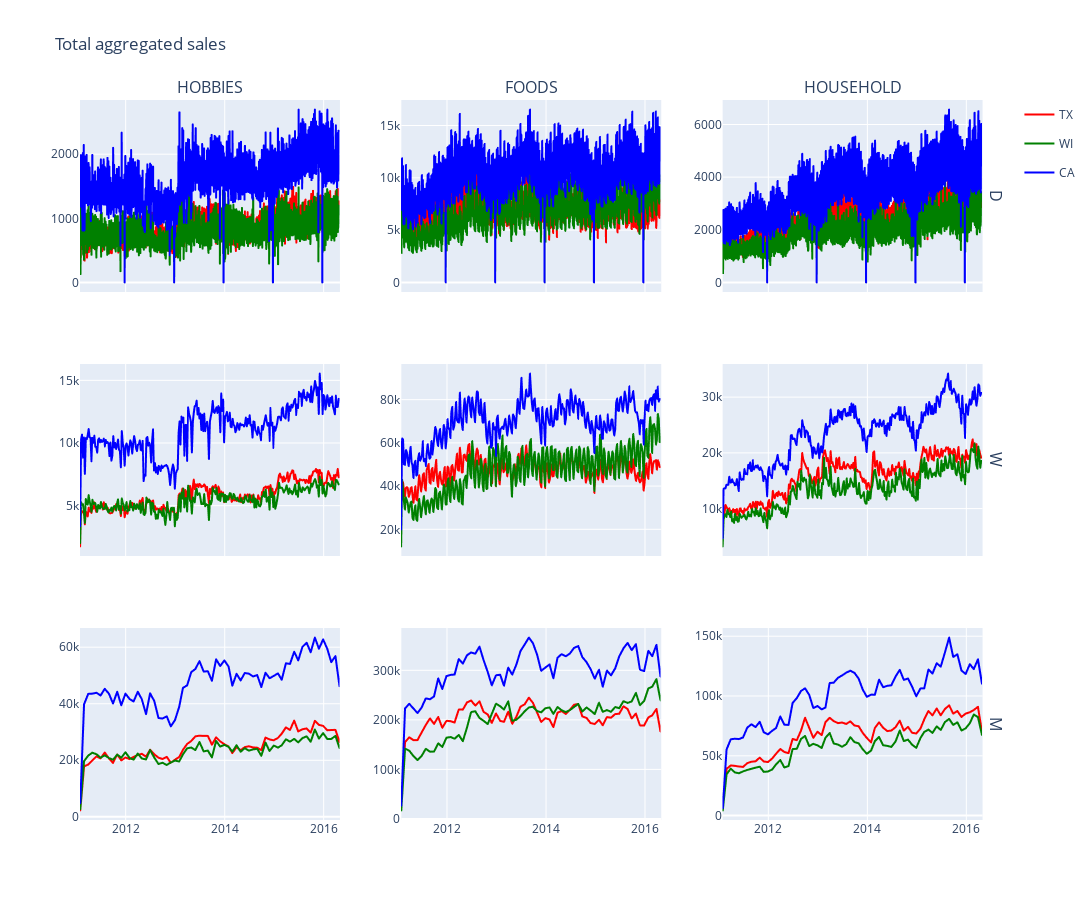

Notebook source saved alongside this figure:
### Code cell
# match wm_yr_wk to a date
cal_df = pd.read_csv(
    RAW_DATA_PATH / 'calendar.csv',
    parse_dates=['date'],
    usecols=['date','d'])

# fig, axs = plt.subplots(3, 3, figsize=(20,15))

cat_ids = ['HOBBIES','FOODS','HOUSEHOLD']
state_ids = ['TX','WI','CA']
freqs = ['D','W','M']

fig = make_subplots(rows=3, cols=3, column_titles=cat_ids, row_titles=freqs, shared_xaxes=True)

for row, freq in enumerate(freqs):
    for col, cat_id in enumerate(cat_ids):
        for state_id in state_ids:
            tmp = \
            (df
            .query(f"""state_id=='{state_id}' and cat_id=='{cat_id}' """)
            .iloc[:, 5:]
            .sum()
            .rename(state_id)
            .reset_index()
            .merge(cal_df, left_on='index', right_on='d')
            [['date',state_id]]
            .set_index('date')
            .resample(freq)
            .sum())

            fig.add_trace(
                go.Scattergl(
                    x=tmp.index,
                    y=tmp[state_id],
                    name=state_id,
                    legendgroup=state_id,
                    showlegend=not col and not row,
                    mode='lines',
                    marker=go.scattergl.Marker(
                        color={'CA':'blue','TX':'red','WI':'green'}[state_id])),
                row=row+1, col=col+1)

layout = go.Layout(
    width=1200, height=900,
    title="Total aggregated sales")

fig.update_layout(layout)
fig
